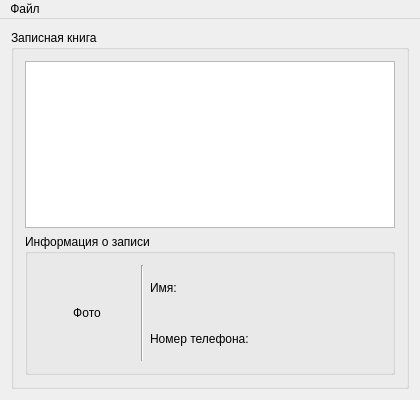
<?xml version="1.0" encoding="UTF-8"?>
<ui version="4.0">
 <class>MainWindow</class>
 <widget class="QMainWindow" name="MainWindow">
  <property name="geometry">
   <rect>
    <x>0</x>
    <y>0</y>
    <width>420</width>
    <height>400</height>
   </rect>
  </property>
  <property name="minimumSize">
   <size>
    <width>420</width>
    <height>400</height>
   </size>
  </property>
  <property name="windowTitle">
   <string>Записная книга</string>
  </property>
  <widget class="QWidget" name="centralWidget">
   <property name="autoFillBackground">
    <bool>false</bool>
   </property>
   <property name="styleSheet">
    <string notr="true"/>
   </property>
   <layout class="QVBoxLayout" name="verticalLayout">
    <item>
     <widget class="QGroupBox" name="mainGroupBox">
      <property name="title">
       <string>Записная книга</string>
      </property>
      <layout class="QGridLayout" name="gridLayout_3">
       <item row="0" column="0" colspan="2">
        <widget class="QTableWidget" name="tableWidget">
         <property name="gridStyle">
          <enum>Qt::SolidLine</enum>
         </property>
         <attribute name="horizontalHeaderStretchLastSection">
          <bool>true</bool>
         </attribute>
         <attribute name="verticalHeaderStretchLastSection">
          <bool>false</bool>
         </attribute>
        </widget>
       </item>
       <item row="2" column="0" colspan="2">
        <widget class="QGroupBox" name="infoGroupBox">
         <property name="title">
          <string>Информация о записи</string>
         </property>
         <layout class="QGridLayout" name="gridLayout">
          <item row="0" column="1">
           <widget class="QLabel" name="photoBox">
            <property name="minimumSize">
             <size>
              <width>96</width>
              <height>96</height>
             </size>
            </property>
            <property name="maximumSize">
             <size>
              <width>96</width>
              <height>96</height>
             </size>
            </property>
            <property name="text">
             <string>Фото</string>
            </property>
            <property name="alignment">
             <set>Qt::AlignCenter</set>
            </property>
           </widget>
          </item>
          <item row="0" column="3">
           <layout class="QVBoxLayout" name="verticalLayout_2">
            <item>
             <layout class="QHBoxLayout" name="horizontalLayout">
              <item>
               <widget class="QLabel" name="lb1">
                <property name="text">
                 <string>Имя: </string>
                </property>
                <property name="alignment">
                 <set>Qt::AlignLeading|Qt::AlignLeft|Qt::AlignVCenter</set>
                </property>
               </widget>
              </item>
              <item>
               <widget class="QLabel" name="nameLabel">
                <property name="text">
                 <string/>
                </property>
               </widget>
              </item>
             </layout>
            </item>
            <item>
             <layout class="QHBoxLayout" name="horizontalLayout_2">
              <item>
               <widget class="QLabel" name="lb2">
                <property name="text">
                 <string>Номер телефона:</string>
                </property>
                <property name="alignment">
                 <set>Qt::AlignLeading|Qt::AlignLeft|Qt::AlignVCenter</set>
                </property>
               </widget>
              </item>
              <item>
               <widget class="QLabel" name="phoneLabel">
                <property name="text">
                 <string/>
                </property>
               </widget>
              </item>
             </layout>
            </item>
           </layout>
          </item>
          <item row="0" column="2">
           <widget class="Line" name="line">
            <property name="orientation">
             <enum>Qt::Vertical</enum>
            </property>
           </widget>
          </item>
         </layout>
        </widget>
       </item>
      </layout>
     </widget>
    </item>
   </layout>
  </widget>
  <widget class="QMenuBar" name="menuBar">
   <property name="geometry">
    <rect>
     <x>0</x>
     <y>0</y>
     <width>420</width>
     <height>20</height>
    </rect>
   </property>
   <widget class="QMenu" name="tableMenu">
    <property name="title">
     <string>Файл</string>
    </property>
   </widget>
   <addaction name="tableMenu"/>
  </widget>
 </widget>
 <layoutdefault spacing="6" margin="11"/>
 <resources/>
 <connections/>
</ui>
